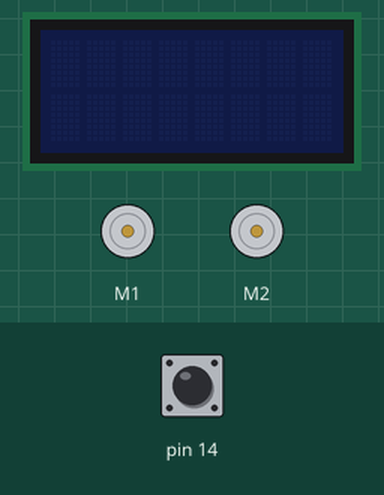
A sketch run on a simulated Arduino Leonardo, built with avr-gcc and run on an emulated ATmega32U4. On the bench: 2 × DC motor (green arrow = forward, orange = backward, longer = faster), 8×2 character LCD. The inputs (shaded band) are chosen by the test bench; at power-on: pin 14 HIGH.

Above: at 0.8 s.
0.9 s: pin 14 pulled LOW for 0.15 s
At 2.27 s:
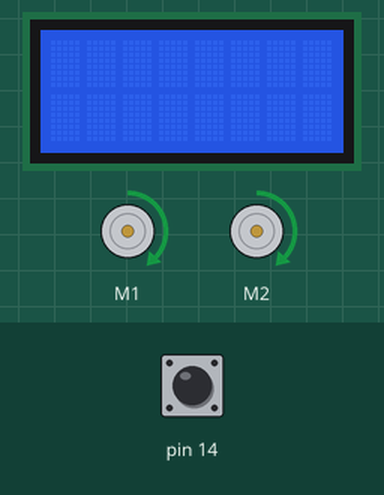
At 2.67 s:
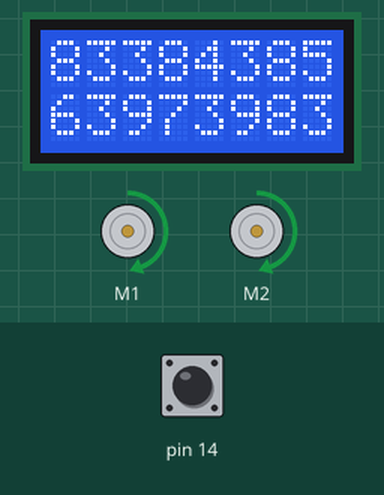
Timing chart, 0 to 56.5 s (numbered marks = the images above; inputs shaded):
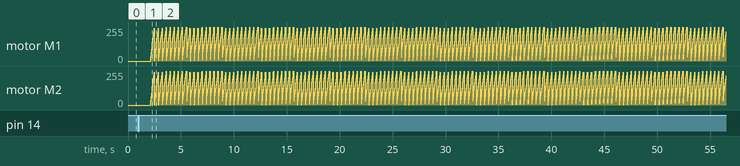

Measured:
- after the input at 0.9 s, motor M1: ramps from forward 2/255 to forward 255/255 and jumps back, once every 0.38 s; motor M2: ramps from forward 1/255 to forward 255/255 and jumps back, once every 0.38 s; the display: changes after 1.2 s (image 1)

The sketch:

lcd_solution.ino
```cpp
#include <Wire.h>
#include <Zumo32U4.h>

Zumo32U4LCD lcd;
Zumo32U4Motors motors;
Zumo32U4ButtonA buttonA;

void setup()
{
  // Wait for the user to press button A.
  buttonA.waitForButton();

  // Delay so that the robot does not move away while the user is
  // still touching it.
  delay(1000);
}

void loop()
{
  /* TASK 1
  lcd.print("hello");
  lcd.gotoXY(0, 1);
  lcd.print(5);
  lcd.clear()
  */

  /* TASK 2 */
  for (int i = 0; i <= 400; i++)
  {
    motors.setSpeeds(i, i);
    lcd.print(i);
  }

}
```
